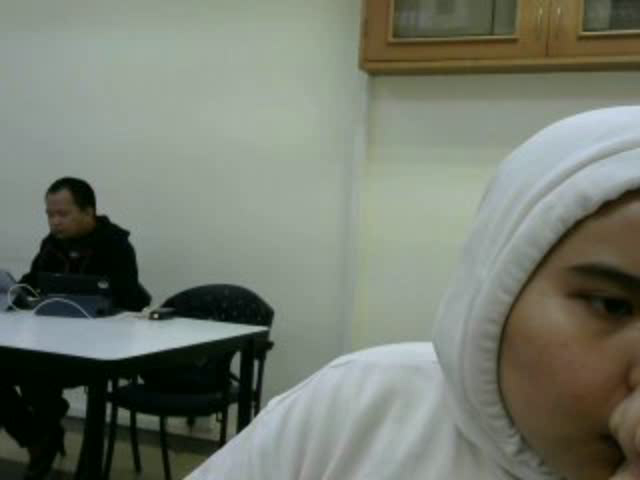
#> input picture frame 24 of recorded_videos/jetson_recording_20260106_151914.mp4, 640 x 480 px, given in place of video_feed, which was not available
$ python stream_recorder.py
#> lines starting #> are read from the running program, lines starting #| are printed output that depends on the picture
# stream_recorder.py - ROBUST MP4 with Proper Finalization
import cv2
import time
from datetime import datetime
import os
import sys
import subprocess
import atexit
import signal

# ========================================
# CONFIGURATION
# ========================================
JETSON_IP = "10.102.82.69"
JETSON_PORT = 8000
STREAM_URL = f"http://{JETSON_IP}:{JETSON_PORT}/video_feed"

# Recording settings
SAVE_FOLDER = "recorded_videos"
MAX_RECORDING_TIME = 60  # seconds
FRAME_WIDTH = 640
FRAME_HEIGHT = 480
FPS = 30

# Create save folder
if not os.path.exists(SAVE_FOLDER):
    os.makedirs(SAVE_FOLDER)
    print(f"✅ Created folder: {SAVE_FOLDER}")

# Global variables for cleanup
video_writer = None
video_capture = None
temp_frames = []

# ========================================
# CLEANUP HANDLERS
# ========================================

def cleanup():
    """Emergency cleanup function"""
    global video_writer, video_capture

    if video_writer is not None:
        try:
            video_writer.release()
            print("\n🧹 Emergency: Released video writer")
        except:
            pass

    if video_capture is not None:
        try:
            video_capture.release()
            print("🧹 Emergency: Released video capture")
        except:
            pass

    try:
        cv2.destroyAllWindows()
    except:
        pass

def signal_handler(sig, frame):
    """Handle Ctrl+C"""
    print("\n\n🛑 Interrupted! Cleaning up...")
    cleanup()
    sys.exit(1)

# Register cleanup handlers
atexit.register(cleanup)
signal.signal(signal.SIGINT, signal_handler)
signal.signal(signal.SIGTERM, signal_handler)

# ========================================
# FRAME BUFFER RECORDING (Most Reliable!)
# ========================================

def record_stream_buffered():
    """
    Record with frame buffer - writes all frames at end
    This ensures proper MP4 finalization even if interrupted
    """
    global video_capture

    print("\n" + "=" * 60)
    print("📹 JETSON STREAM RECORDER (BUFFERED MODE)")
    print("=" * 60)
    print(f"📡 Stream: {STREAM_URL}")
    print(f"💾 Save to: {SAVE_FOLDER}")
    print(f"⏱️  Duration: {MAX_RECORDING_TIME}s")
    print("=" * 60)
    print("⌨️  Press 'q' to stop early")
    print("=" * 60)

    # Connect to stream
    print(f"\n🔄 Connecting to {STREAM_URL}...")
    video_capture = cv2.VideoCapture(STREAM_URL)
    video_capture.set(cv2.CAP_PROP_BUFFERSIZE, 1)

    if not video_capture.isOpened():
        print("❌ Failed to connect to stream")
        return None

    print("✅ Connected!")

    # Generate filename
    timestamp = datetime.now().strftime("%Y%m%d_%H%M%S")
    output_file = f"{SAVE_FOLDER}/jetson_recording_{timestamp}.mp4"

    print(f"📝 Recording frames to buffer...")
    print("   (Will write to file at end for proper finalization)")

    # Create window
    try:
        cv2.namedWindow('Recording', cv2.WINDOW_NORMAL)
        cv2.resizeWindow('Recording', 1280, 720)
        window_available = True
    except:
        window_available = False
        print("⚠️ Running without display")

    # Frame buffer
    frames = []
    start_time = time.time()
    fps_start = time.time()
    fps_count = 0
    current_fps = 0
    last_print = time.time()

    print("🎬 Recording started!")

    try:
        while True:
            ret, frame = video_capture.read()
#> frame is the input picture: shape (480, 640, 3); mean B, G, R 110.6, 122.6, 116.7

            if not ret:
                print("\n⚠️ Stream ended")
                break

            # Resize and store frame
            frame_resized = cv2.resize(frame, (FRAME_WIDTH, FRAME_HEIGHT))
            frames.append(frame_resized)

            # Calculate FPS
            fps_count += 1
            elapsed = time.time() - fps_start
            if elapsed > 1.0:
                current_fps = fps_count / elapsed
                fps_count = 0
                fps_start = time.time()

            # Calculate time
            recording_time = time.time() - start_time
            remaining_time = MAX_RECORDING_TIME - recording_time
            frame_count = len(frames)
#> frame_count = 1

            # Display
            if window_available:
                display_frame = frame_resized.copy()

                # REC indicator
                cv2.circle(display_frame, (20, 20), 10, (0, 0, 255), -1)
                cv2.putText(display_frame, "REC", (40, 30),
                           cv2.FONT_HERSHEY_SIMPLEX, 0.7, (0, 0, 255), 2)

                # Info
                cv2.putText(display_frame, f"Time: {int(recording_time)}s / {MAX_RECORDING_TIME}s",
                           (10, 60), cv2.FONT_HERSHEY_SIMPLEX, 0.6, (255, 255, 255), 2)
                cv2.putText(display_frame, f"Frames: {frame_count}", (10, 90),
                           cv2.FONT_HERSHEY_SIMPLEX, 0.6, (255, 255, 255), 2)
                cv2.putText(display_frame, f"FPS: {current_fps:.1f}", (10, 120),
                           cv2.FONT_HERSHEY_SIMPLEX, 0.6, (255, 255, 255), 2)
                cv2.putText(display_frame, f"Buffer: {len(frames)} frames", (10, 150),
                           cv2.FONT_HERSHEY_SIMPLEX, 0.6, (0, 255, 255), 2)
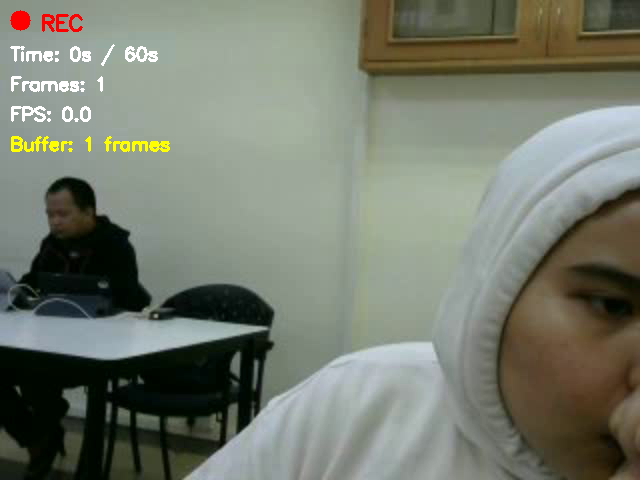
#> display_frame: shape (480, 640, 3); mean B, G, R 110.4, 123.2, 118

                # Warning
                if remaining_time <= 10:
                    color = (0, 165, 255) if remaining_time > 5 else (0, 0, 255)
                    cv2.putText(display_frame, f"⚠️ {int(remaining_time)}s left", (10, 180),
                               cv2.FONT_HERSHEY_SIMPLEX, 0.7, color, 2)

                cv2.imshow('Recording', display_frame)

                # Check for quit
                key = cv2.waitKey(1) & 0xFF
#> (key q is pressed here)
                if key == ord('q') or key == 27:
                    print("\n🛑 Stopped by user")
                    break

            # Print progress
            if time.time() - last_print > 5.0:
                print(f"📹 {int(recording_time)}s | {frame_count} frames | {current_fps:.1f} FPS | Buffer: {len(frames)}")
                last_print = time.time()

            # Check max time
            if recording_time >= MAX_RECORDING_TIME:
                print(f"\n⏱️  Max time reached")
                break

            # Memory check (don't exceed 2GB buffer)
            buffer_size_mb = (len(frames) * FRAME_WIDTH * FRAME_HEIGHT * 3) / (1024 * 1024)
            if buffer_size_mb > 2000:  # 2GB limit
                print(f"\n⚠️ Buffer limit reached ({buffer_size_mb:.0f} MB)")
                break

    except KeyboardInterrupt:
        print("\n🛑 Interrupted")

    except Exception as e:
        print(f"\n❌ Recording error: {e}")
        return None

    finally:
        # Close capture
        if video_capture:
            video_capture.release()
        if window_available:
            cv2.destroyAllWindows()

    # Check if we got any frames
    if len(frames) == 0:
        print("❌ No frames recorded")
        return None

    print(f"\n✅ Captured {len(frames)} frames in buffer")
#| ✅ Captured 1 frames in buffer

    # Now write all frames to MP4 file
    print(f"\n📝 Writing {len(frames)} frames to MP4...")
#> (printed output is left out)
    print("   This ensures proper file finalization...")

    try:
        # Create video writer
        fourcc = cv2.VideoWriter_fourcc(*'mp4v')
        out = cv2.VideoWriter(output_file, fourcc, FPS, (FRAME_WIDTH, FRAME_HEIGHT))

        if not out.isOpened():
            print("❌ Failed to create video writer")
            return None

        # Write all frames
        for i, frame in enumerate(frames):
            out.write(frame)

            # Progress indicator
            if (i + 1) % 100 == 0:
                progress = ((i + 1) / len(frames)) * 100
                print(f"   Writing... {progress:.0f}% ({i+1}/{len(frames)} frames)")
#> this loop made 1 pass

        print(f"   ✅ Wrote {len(frames)} frames")
#|    ✅ Wrote 1 frames

        # CRITICAL: Properly close writer
        print("   🔒 Finalizing MP4 (adding moov atom)...")
        out.release()
        time.sleep(1)  # Give OS time to flush

        print("✅ MP4 file finalized!")

    except Exception as e:
        print(f"❌ Error writing MP4: {e}")
        return None

    # Validate file
    if not os.path.exists(output_file):
        print("❌ MP4 file not created")
        return None

    file_size = os.path.getsize(output_file) / (1024 * 1024)

    if file_size < 0.1:
        print(f"❌ MP4 too small ({file_size:.2f} MB)")
        os.remove(output_file)
        return None

    # Final validation
    print("\n🔍 Validating MP4...")

    test_cap = cv2.VideoCapture(output_file)

    if test_cap.isOpened():
        stored_frames = int(test_cap.get(cv2.CAP_PROP_FRAME_COUNT))
        stored_fps = test_cap.get(cv2.CAP_PROP_FPS)
        ret, test_frame = test_cap.read()
        test_cap.release()

        if ret:
            duration = len(frames) / FPS

            print("\n" + "=" * 60)
            print("✅ RECORDING COMPLETE!")
            print("=" * 60)
            print(f"📁 File: {output_file}")
            print(f"📊 Statistics:")
            print(f"   Duration: {duration:.1f} seconds")
            print(f"   Frames: {len(frames)}")
            print(f"   Resolution: {FRAME_WIDTH}x{FRAME_HEIGHT}")
            print(f"   FPS: {FPS}")
            print(f"   File size: {file_size:.2f} MB")
            print(f"   Format: MP4")
            print(f"\n✅ Validation:")
            print(f"   Readable: Yes")
            print(f"   Metadata frames: {stored_frames}")
            print(f"   Metadata FPS: {stored_fps:.1f}")

            if stored_frames == 0:
                print(f"\n⚠️ Note: Frame count metadata is 0")
                print(f"   This is OK - processor will count dynamically")

            print("=" * 60)
            print("\n💡 Ready to process in Gradio!")
            print("=" * 60)

            return output_file
        else:
            print("❌ Cannot read MP4 file")
            return None
    else:
        print("❌ Cannot open MP4 file")
        print("   File may be corrupted")
        return None

# ========================================
# MAIN
# ========================================

if __name__ == "__main__":
    print("\n" + "=" * 60)
    print("🚀 JETSON STREAM RECORDER")
    print("=" * 60)
    print("\n⚙️  Settings:")
    print(f"   Stream: {STREAM_URL}")
    print(f"   Max duration: {MAX_RECORDING_TIME}s")
    print(f"   Resolution: {FRAME_WIDTH}x{FRAME_HEIGHT}")
    print(f"   FPS: {FPS}")
    print(f"   Mode: Buffered (most reliable)")
    print(f"   Max buffer: 2GB (~10 minutes at 640x480)")
    print("\n💡 How it works:")
    print("   1. Records frames to memory buffer")
    print("   2. Writes all frames at end")
    print("   3. Ensures proper MP4 finalization")
    print("   4. No 'moov atom not found' errors!")
    print("=" * 60)

    try:
        recorded_file = record_stream_buffered()

        if recorded_file:
            print(f"\n🎉 Success!")
            print(f"📁 {recorded_file}")
            sys.exit(0)
        else:
            print("\n❌ Recording failed")
#> (the run stopped early here; a loop or call above may not have finished)

$ run again, starting later in the video
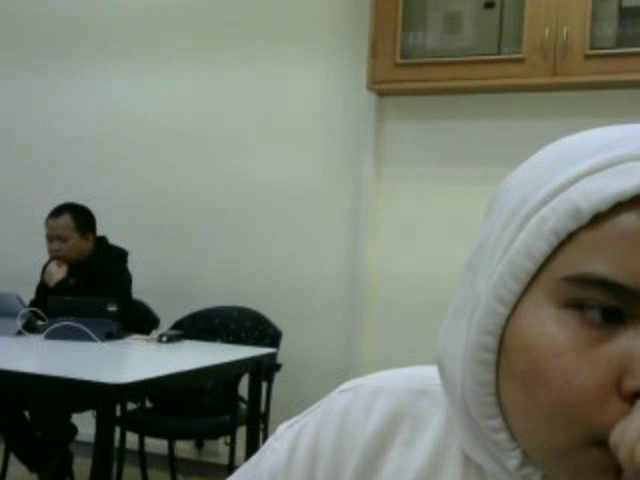
#> input picture frame 109 of recorded_videos/jetson_recording_20260106_151914.mp4, 640 x 480 px, given in place of video_feed, which was not available
#> in record_stream_buffered, frame is the input picture: shape (480, 640, 3); mean B, G, R 111.8, 124.2, 118.3
#> frame_count = 1
#> in record_stream_buffered, `cv2.putText(display_frame, f"Buffer: {len(frames)} frames", (10, 150),..`:
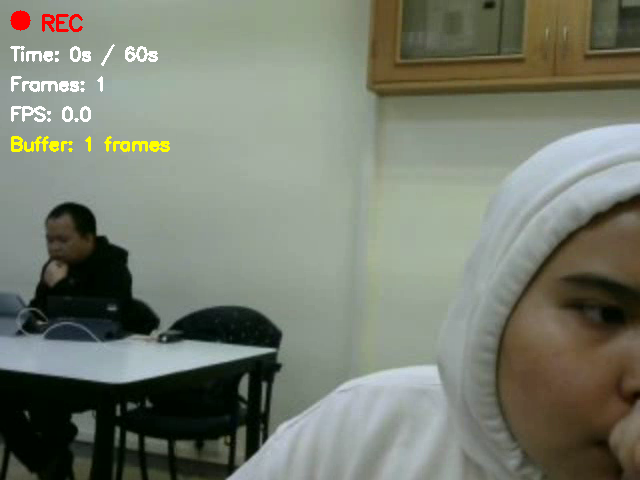
#> display_frame: shape (480, 640, 3); mean B, G, R 111.6, 124.8, 119.6
#| ✅ Captured 1 frames in buffer
#> (printed output is left out)
#> the loop in record_stream_buffered, `for i, frame in enumerate(frames):` made 1 pass
#|    ✅ Wrote 1 frames

$ run again, starting later in the video
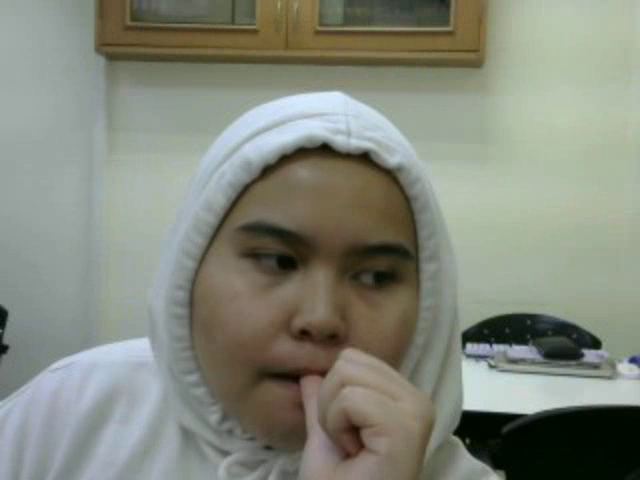
#> input picture frame 194 of recorded_videos/jetson_recording_20260106_151914.mp4, 640 x 480 px, given in place of video_feed, which was not available
#> in record_stream_buffered, frame is the input picture: shape (480, 640, 3); mean B, G, R 123.2, 135.6, 131.7
#> frame_count = 1
#> in record_stream_buffered, `cv2.putText(display_frame, f"Buffer: {len(frames)} frames", (10, 150),..`:
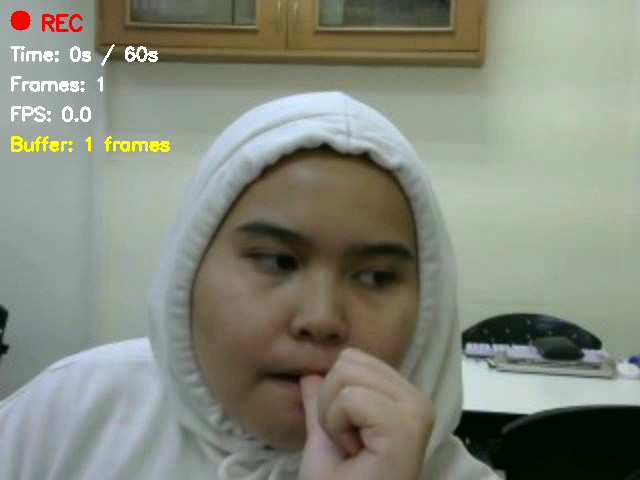
#> display_frame: shape (480, 640, 3); mean B, G, R 123.1, 136.2, 133
#| ✅ Captured 1 frames in buffer
#> (printed output is left out)
#> the loop in record_stream_buffered, `for i, frame in enumerate(frames):` made 1 pass
#|    ✅ Wrote 1 frames
